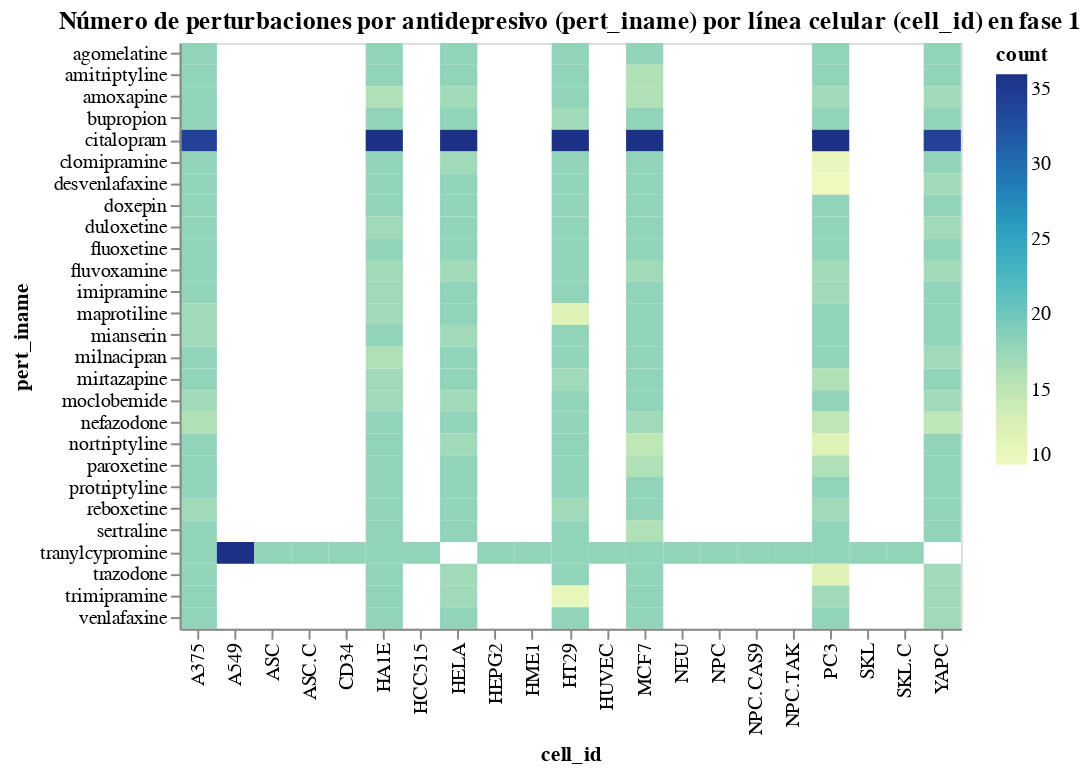

Notebook code for this chart:
### Code cell
alt.Chart(num_pert_iname_cell_id_phase2).mark_rect().encode(
    x=alt.X('cell_id:O',
        axis=alt.Axis(
            labelColor=alt.condition('datum.cell_id == "NPC"', alt.value('red'), alt.value('black')))
    ),
    y=alt.Y('pert_iname'),
    color='count:Q',
    tooltip=['cell_id:N', 'count:Q', 'pert_iname:N']
).properties(
    title='Número de perturbaciones por antidepresivo (pert_iname) por línea celular (cell_id) en fase 1',
    width=400,
    height=300
).display()

### Figure 1 — Vega-Lite specification as saved in the notebook (floating-point values rounded to 4 significant figures; data arrays with more than 128 entries replaced by an {"elided": "..."} marker saying what was removed)
{"config": {"view": {"continuousWidth": 400, "continuousHeight": 300}}, "data": {"name": "data-1173c87cb713886d0ff9e1b797d33d27"}, "mark": "rect", "encoding": {"color": {"field": "count", "type": "quantitative"}, "tooltip": [{"field": "cell_id", "type": "nominal"}, {"field": "count", "type": "quantitative"}, {"field": "pert_iname", "type": "nominal"}], "x": {"axis": {"labelColor": {"condition": {"test": "datum.cell_id == \"NPC\"", "value": "red"}, "value": "black"}}, "field": "cell_id", "type": "ordinal"}, "y": {"field": "pert_iname", "type": "nominal"}}, "height": 300, "title": "Número de perturbaciones por antidepresivo (pert_iname) por línea celular (cell_id) en fase 1", "width": 400, "$schema": "https://vega.github.io/schema/vega-lite/v4.17.0.json", "datasets": {"data-1173c87cb713886d0ff9e1b797d33d27": {"elided": "201 records"}}}
